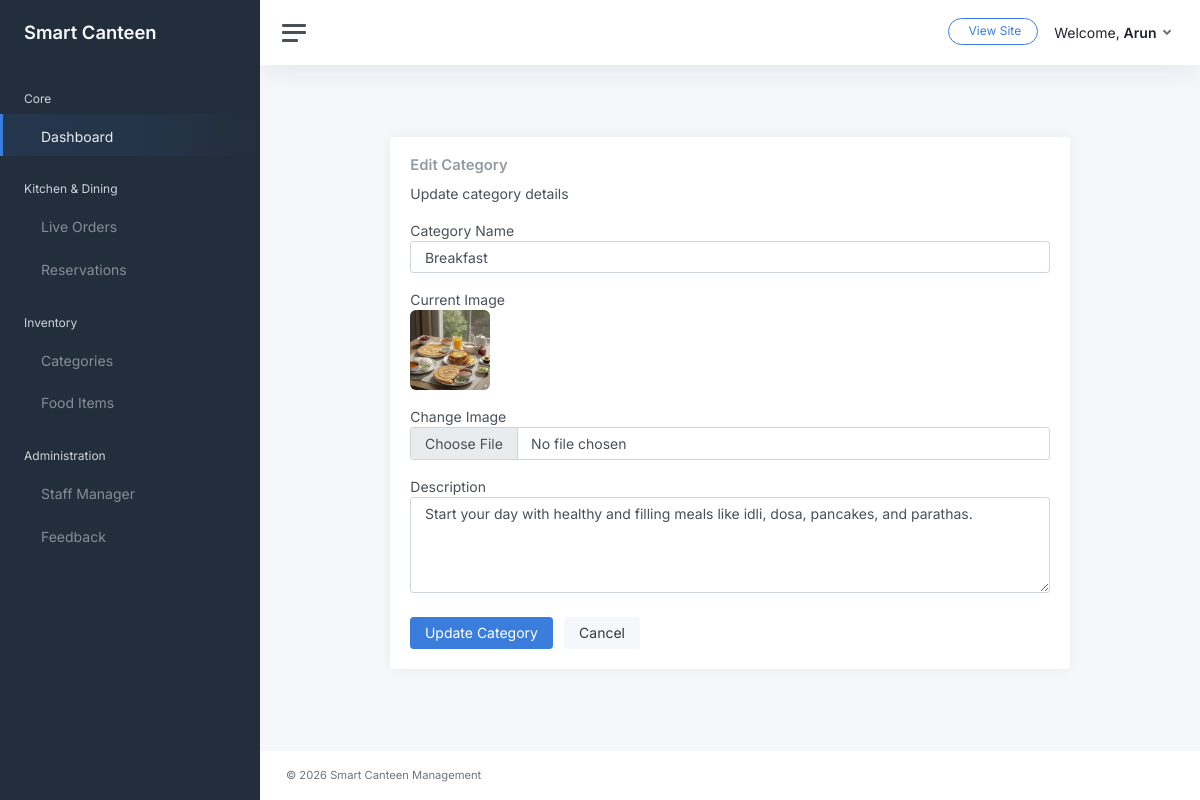
The app's page /EditCategory/1/ (signed in) with its own data.
### UserApp/models.py (models this page shows)
class User(AbstractUser):
    email = models.EmailField(unique=True)
    name = models.CharField(max_length=50, blank=True, null=True)
    is_verified = models.BooleanField(default=False)
    created_at = models.DateTimeField(auto_now_add=True)
    updated_at = models.DateTimeField(auto_now=True)

### AdminApp/models.py (models this page shows)
class Category(models.Model):
    category_name = models.CharField(max_length=100, blank=True, null=True)
    category_image = models.ImageField(upload_to='category_images/', blank=True, null=True)
    description = models.TextField(max_length=100, blank=True, null=True)

### AdminApp/views.py (the view)
# urls.py: path('EditCategory/<int:cat_id>/', views.edit_category, name='edit_category'),
@login_required
def edit_category(request, cat_id):
    category = get_object_or_404(Category, id=cat_id)
    return render(request, 'EditCategory.html', {'category': category})

### AdminApp/templates/EditCategory.html (shortened to what this page needs)
{% extends 'Dashboard.html' %}
{% block content %}
<div class="container-fluid mt-4">
  <div class="row justify-content-center">
    <div class="col-lg-10 col-md-12">
      <div class="card">
        <div class="card-body">
          <h4 class="card-title">Edit Category</h4>
          <p class="card-description">Update category details</p>
          <form method="POST"
                action="{% url 'update_category' c_id=category.id %}"
                enctype="multipart/form-data">
            <div class="form-group mb-3">
              <label>Category Name</label>
              <input type="text"
                     name="category_name"
                     class="form-control"
                     value="{{ category.category_name }}"
                     required>
            </div>
            <div class="form-group mb-3">
              <label>Current Image</label><br>
              {% if category.category_image %}
                <img src="{{ category.category_image.url }}"
                     alt="Category Image"
                     style="height:80px; border-radius:6px;">
              {% else %}
                <p class="text-muted">No image uploaded</p>
              {% endif %}
            </div>
            <div class="form-group mb-3">
              <label>Change Image</label>
              <input type="file"
                     name="category_image"
                     class="form-control">
            </div>
            <div class="form-group mb-4">
              <label>Description</label>
              <textarea name="description"
                        class="form-control"
                        rows="4">{{ category.description }}</textarea>
            </div>
            <button type="submit" class="btn btn-primary me-2">
              Update Category
            </button>
            <a href="{% url 'view_category' %}" class="btn btn-light">
              Cancel
            </a>
          </form>
        </div>
      </div>
    </div>
  </div>
</div>
{% endblock %}

### AdminApp/templates/Dashboard.html (shortened to what this page needs)
<!DOCTYPE html>
{% load static %}
<html lang="en">
<head>
    <link href="{% static 'assets/css/app.css' %}" rel="stylesheet">
    <link rel="stylesheet" href="https://cdn.jsdelivr.net/npm/bootstrap-icons@1.11.1/font/bootstrap-icons.css">
</head>
<body>
    <div class="wrapper">
        <nav id="sidebar" class="sidebar js-sidebar">
            <div class="sidebar-content js-simplebar">
                <a class="sidebar-brand" href="{% url 'admin_dashboard' %}">
                    <span class="align-middle">Smart Canteen</span>
                </a>
                <ul class="sidebar-nav">
                    <li class="sidebar-header">Core</li>
                    <li class="sidebar-item active">
                        <a class="sidebar-link" href="{% url 'admin_dashboard' %}">
                             <span class="align-middle">Dashboard</span>
                        </a>
                    </li>
                    <li class="sidebar-header">Kitchen & Dining</li>
                    <li class="sidebar-item">
                        <a class="sidebar-link" href="{% url 'live_orders' %}">
                             <span class="align-middle">Live Orders</span>
                        </a>
                    </li>
                    <li class="sidebar-item">
                        <a class="sidebar-link" href="{% url 'view_bookings' %}">
                             <span class="align-middle">Reservations</span>
                        </a>
                    </li>
                    <li class="sidebar-header">Inventory</li>
                    <li class="sidebar-item">
                        <a data-bs-target="#categoryMenu" data-bs-toggle="collapse" class="sidebar-link collapsed">
                             <span class="align-middle">Categories</span>
                        </a>
                    </li>
                    <li class="sidebar-item">
                        <a data-bs-target="#foodMenu" data-bs-toggle="collapse" class="sidebar-link collapsed">
                             <span class="align-middle">Food Items</span>
                        </a>
                    </li>
                    <li class="sidebar-header">Administration</li>
                    <li class="sidebar-item">
                        <a class="sidebar-link" href="{% url 'manage_staff' %}">
                             <span class="align-middle">Staff Manager</span>
                        </a>
                    </li>
                    <li class="sidebar-item">
                        <a class="sidebar-link" href="{% url 'view_feedback' %}">
                             <span class="align-middle">Feedback</span>
                        </a>
                    </li>
                </ul>
            </div>
        </nav>
        <div class="main">
            <nav class="navbar navbar-expand navbar-light navbar-bg">
                <a class="sidebar-toggle js-sidebar-toggle">
                    <i class="hamburger align-self-center"></i>
                </a>
                <div class="navbar-collapse collapse">
                    <ul class="navbar-nav navbar-align">
                        <li class="nav-item me-2">
                            <a class="btn btn-outline-primary btn-sm rounded-pill px-3 mt-1" href="{% url 'user_home' %}" target="_blank">
                                 View Site
                            </a>
                        </li>
                        <li class="nav-item dropdown">
                            <a class="nav-link dropdown-toggle d-none d-sm-inline-block" href="#" data-bs-toggle="dropdown">
                                <span class="text-dark">Welcome, <strong>{{ request.user.username }}</strong></span>
                            </a>
                        </li>
                    </ul>
                </div>
            </nav>
            <main class="content">
                <div class="container-fluid p-0">
                    {% block content %}{% endblock %}
                </div>
            </main>
            <footer class="footer mt-auto">
                <div class="container-fluid">
                    <div class="d-flex justify-content-between align-items-center small">
                        <div class="text-muted">© 2026 Smart Canteen Management</div>
                    </div>
                </div>
            </footer>
        </div>
    </div>
</body>
</html>

### records on screen
User: user.username "Arun"
Category: category_name "Breakfast", category_image (picture), description "Start your day with healthy and filling meals like idli, dosa, pancakes, and parathas."
